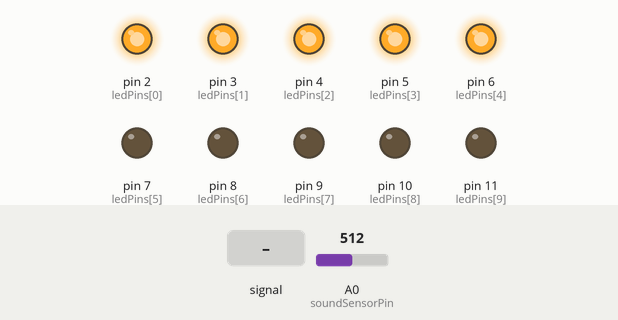
Recording of a sketch running on a simulated Arduino Uno, built with avr-gcc and run on an emulated ATmega328P. Shown: output pins drawn as LEDs (lit = HIGH). Dashed ring = blinking. The test bench sets the inputs (shaded band); at power-on: A0 (soundSensorPin) = 512.

Above: at 1.2 s.
1.3 s: A0 (soundSensorPin) fed a 200 Hz sine of ±81 counts around its level
At 2.1 s:
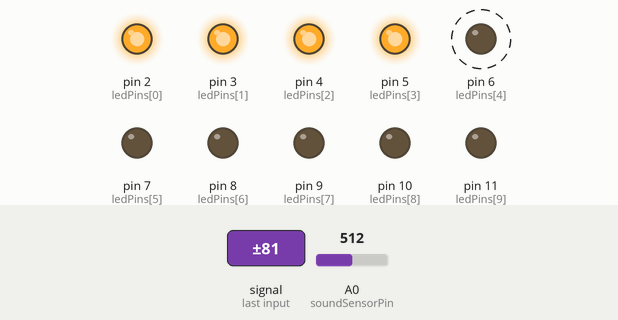
4.3 s: A0 (soundSensorPin) set to 716
At 5.1 s:
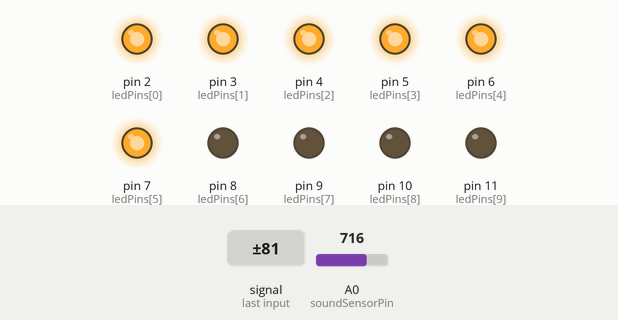
5.8 s: A0 (soundSensorPin) fed a 1000 Hz sine of ±255 counts around its level
At 7.48 s:
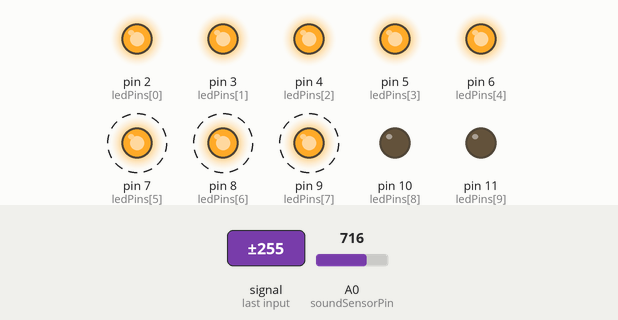
8.8 s: A0 (soundSensorPin) set to 729
At 9.3 s:
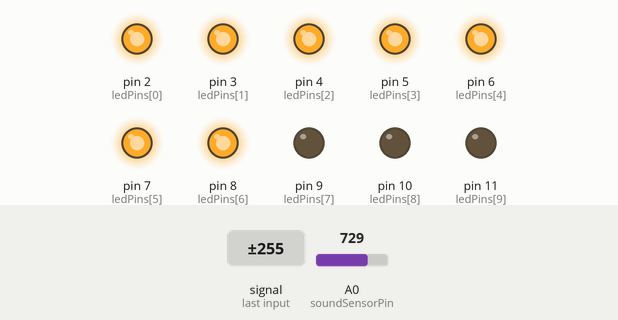
10.3 s: A0 (soundSensorPin) set to 1023
At 10.6 s:
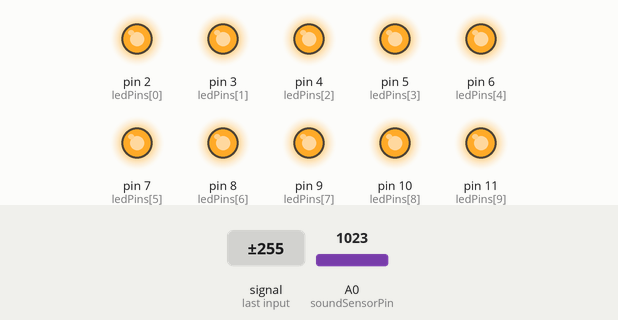
11.8 s: A0 (soundSensorPin) set to 1011
At 12.6 s:
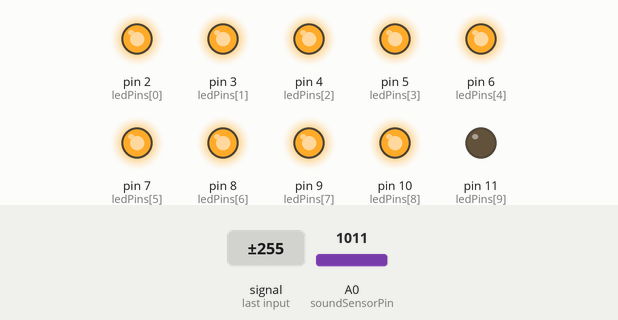
Timing chart, 0 to 14.3 s (numbered marks = the images above; inputs shaded):
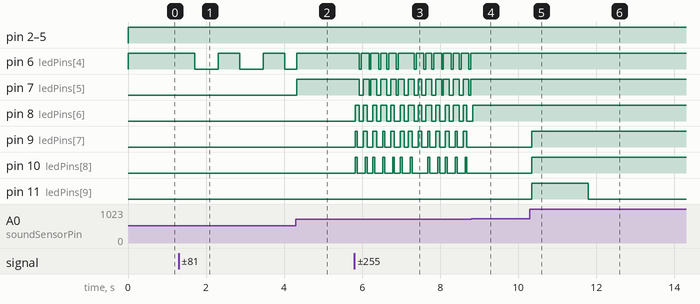

The sketch:

sound_level.ino
```cpp
const int soundSensorPin = A0;
const int ledPins[] = {2, 3, 4, 5, 6, 7, 8, 9, 10, 11};
const int numLeds = 10;

void setup() {
  for (int i = 0; i < numLeds; i++) {
    pinMode(ledPins[i], OUTPUT);
  }
}

void loop() {
  int soundLevel = analogRead(soundSensorPin);
  int ledLevel = map(soundLevel, 0, 1023, 0, numLeds);

  for (int i = 0; i < numLeds; i++) {
    if (i < ledLevel) {
      digitalWrite(ledPins[i], HIGH);
    } else {
      digitalWrite(ledPins[i], LOW);
    }
  }

  delay(50);
}
```

Measured:
- the behaviour switches between 716 and 717 on A0 (soundSensorPin) (found by bisection; images 3 and 4)
- the behaviour switches between 1023 and 1022 on A0 (soundSensorPin) (found by bisection; images 5 and 6)
- after the input at 1.3 s, pin 6 (ledPins[4]): alternates HIGH for 0.55 s and LOW for 0.60 s, starting after 0.41 s
- after the input at 4.3 s, pin 7 (ledPins[5]): LOW → HIGH at once
- after the input at 5.8 s, pin 7 (ledPins[5]): alternates HIGH for 0.15 s and LOW for 0.10 s, starting after 0.13 s; pin 8 (ledPins[6]): alternates HIGH for 0.10 s and LOW for 0.10 s, starting at once; pin 9 (ledPins[7]): alternates HIGH for 0.10 s and LOW for 0.15 s, starting at once
- after the input at 8.8 s, pin 6 (ledPins[4]), pin 7 (ledPins[5]): stops changing and stays HIGH; pin 8 (ledPins[6]): goes on until 8.8 s, then stays HIGH; pin 9 (ledPins[7]), pin 10 (ledPins[8]): stops changing and stays LOW
- after the input at 10.3 s, pin 9 (ledPins[7]), pin 10 (ledPins[8]), pin 11 (ledPins[9]): LOW → HIGH at once
- after the input at 11.8 s, pin 11 (ledPins[9]): HIGH → LOW at once
